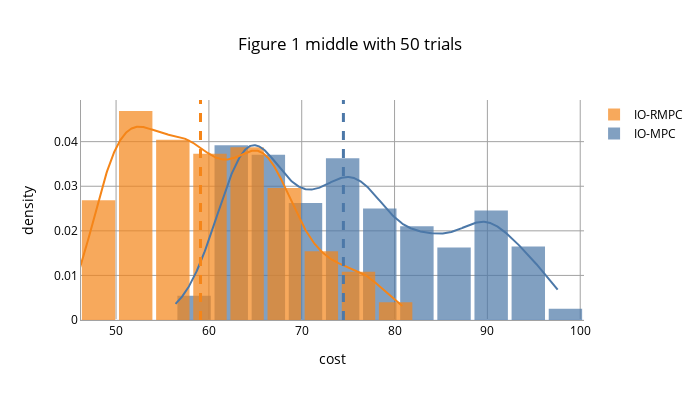

Write notebook code for a chart like this one.
### Code cell
io_mpc_dst_costs = [transition.cost for transition in chain(*[traj[int(60 * 0.6):] for traj in io_mpc_dst_trajectories])]
io_rmpc_dst_costs = [transition.cost for transition in chain(*[traj[int(60 * 0.6):] for traj in io_rmpc_dst_trajectories])]

fig = make_figure({
    "IO-MPC": io_mpc_dst_costs,
    "IO-RMPC": io_rmpc_dst_costs,
    },
    title=f"Figure 1 middle with {len(io_rmpc_dst_trajectories)} trials",
)
fig

### Figure 1 — Plotly figure (JSON) as saved in the notebook; plotly's stock layout.template omitted (floating-point values rounded to 4 significant figures; data arrays with more than 128 entries replaced by an {"elided": "..."} marker saying what was removed)
{"data": [{"autobinx": false, "histnorm": "probability density", "legendgroup": "IO-MPC", "marker": {"color": "#4C78A8"}, "name": "IO-MPC", "opacity": 0.7, "type": "histogram", "x": {"elided": "1200 float values"}, "xaxis": "x", "xbins": {"end": 97.65, "size": 4, "start": 56.41}, "yaxis": "y"}, {"autobinx": false, "histnorm": "probability density", "legendgroup": "IO-RMPC", "marker": {"color": "#F58518"}, "name": "IO-RMPC", "opacity": 0.7, "type": "histogram", "x": {"elided": "1200 float values"}, "xaxis": "x", "xbins": {"end": 80.9, "size": 4, "start": 46.11}, "yaxis": "y"}, {"legendgroup": "IO-MPC", "marker": {"color": "#4C78A8"}, "mode": "lines", "name": "IO-MPC", "showlegend": false, "type": "scatter", "x": {"elided": "500 float values"}, "xaxis": "x", "y": {"elided": "500 float values"}, "yaxis": "y"}, {"legendgroup": "IO-RMPC", "marker": {"color": "#F58518"}, "mode": "lines", "name": "IO-RMPC", "showlegend": false, "type": "scatter", "x": {"elided": "500 float values"}, "xaxis": "x", "y": {"elided": "500 float values"}, "yaxis": "y"}], "layout": {"bargap": 0.1, "barmode": "overlay", "font": {"color": "Black", "size": 12}, "height": 400, "hovermode": "closest", "legend": {"traceorder": "reversed"}, "shapes": [{"line": {"color": "#4C78A8", "dash": "dash", "width": 3}, "type": "line", "x0": 74.49, "x1": 74.49, "xref": "x", "y0": 0, "y1": 1, "yref": "y domain"}, {"line": {"color": "#F58518", "dash": "dash", "width": 3}, "type": "line", "x0": 59.1, "x1": 59.1, "xref": "x", "y0": 0, "y1": 1, "yref": "y domain"}], "title": {"text": "Figure 1 middle with 50 trials", "x": 0.5}, "width": 700, "xaxis": {"anchor": "y2", "domain": [0, 1], "gridcolor": "#a2a2a2", "linecolor": "#a2a2a2", "linewidth": 1, "showgrid": true, "showline": true, "title": {"text": "cost"}, "zeroline": false}, "yaxis": {"anchor": "free", "domain": [0, 1], "gridcolor": "#a2a2a2", "linecolor": "#a2a2a2", "linewidth": 1, "position": 0, "showgrid": true, "showline": true, "title": {"text": "density"}}}}
